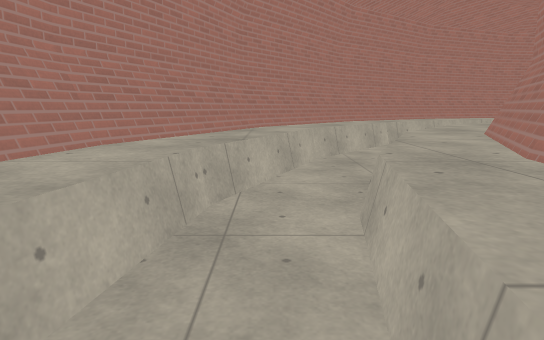
View 1 (above)

15 first-person views from a walk through a 3-D level made in the Godot game engine. The camera is 1.3 m above the floor, tilts 10° down and sees 75° across. Doors that lead somewhere are drawn open, without their leaves. The floor is counted in squares, 1 m on a side. Each view is taken from the middle of a square. On the plan, view 1 faces up. The plan holds only what a view shows up to about 15 squares ahead; the rest is blank. The place goes on beyond the plan. Surface patterns are stand-ins for the level's own textures.

View 2
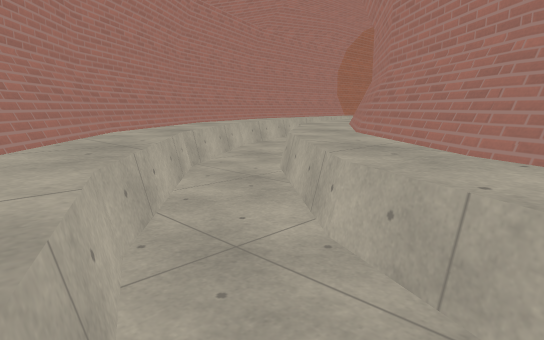

View 3
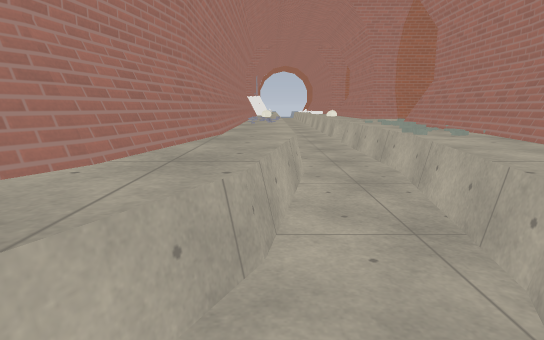

View 4
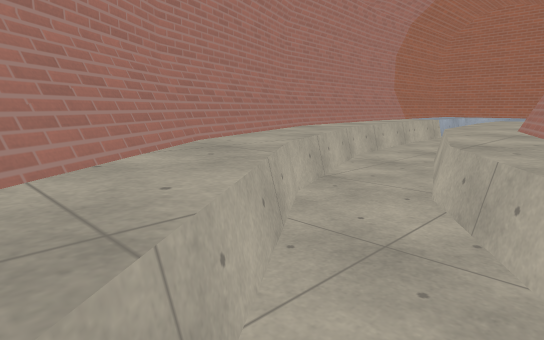

View 5
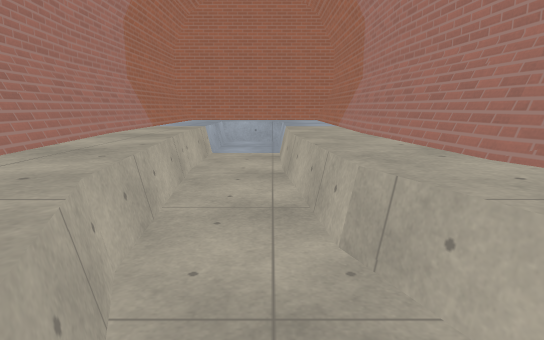

View 6
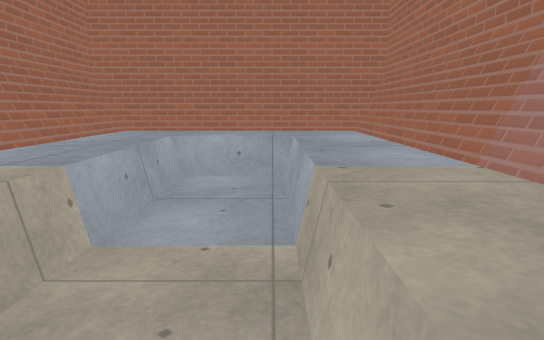

View 7
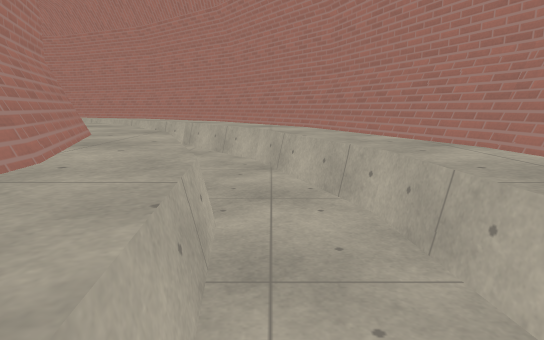

View 8
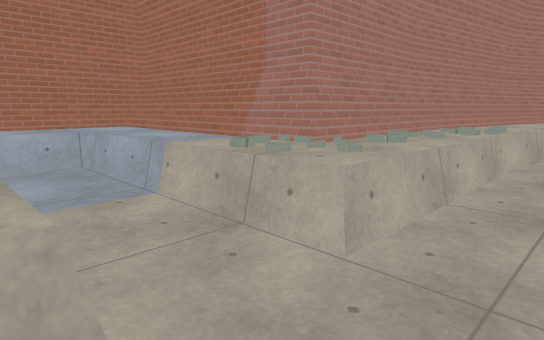

View 9
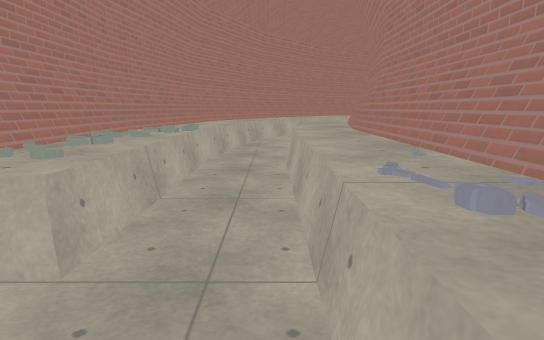

View 10
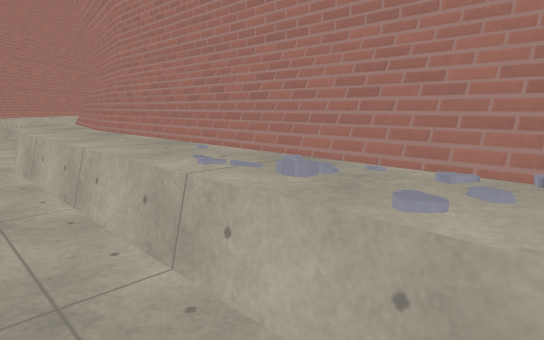

View 11
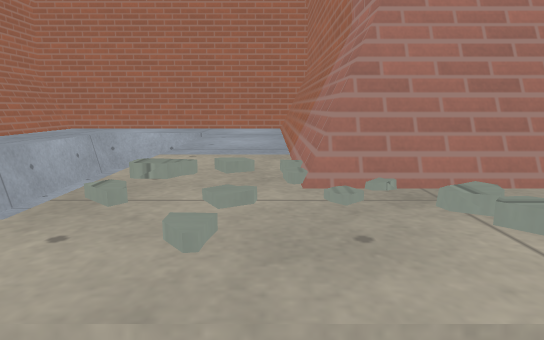

View 12
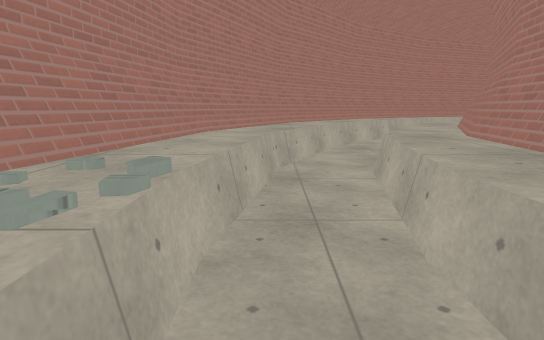

View 13
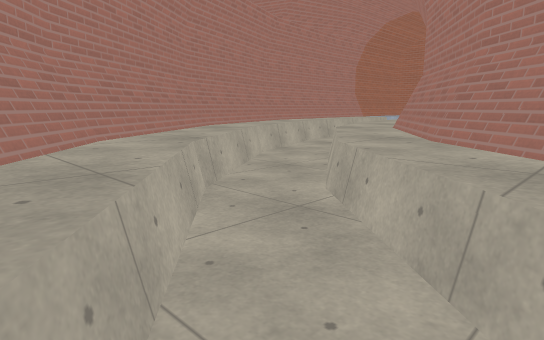

View 14
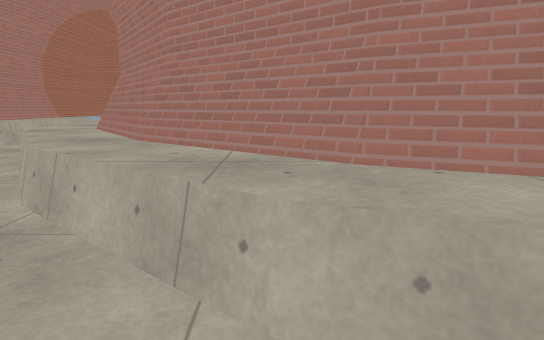

View 15
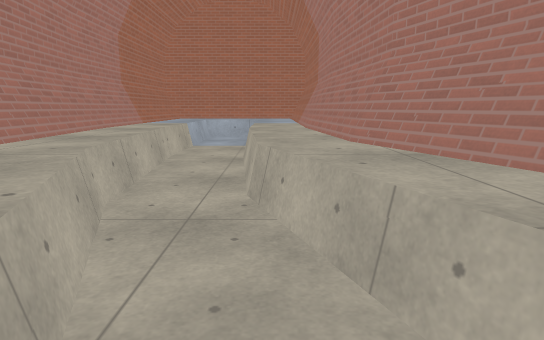

### Floor plan
Key: @ floor where view 1 was taken; # wall or solid block; . floor; ^ raised ledge.
Columns run from 10 left of view 1 to 25 right of it. Each row starts with its distance up from view 1.
 20                         ############
 19                     #####^^^^^^^^^^^
 18                  ####^^^^^^^^^^^^^^^
 17                 ##^^^^^...........^^
 16               ###^^^..............^^
 15              ##^^^....^^^^^^^^^^^^^^
 14             ##^^^...^^^^^^##########
 13            ##^^...^^^^#####
 12            #^^...^^^###
 11           #^^...^^##
 10          #^^^..^^##
  9          #^^..^^##
  8         #^^..^^##
  7         #^^..^^#
  6        ##^..^^##
  5        #^^..^^#
  4        #^^.^^#
  3        #^^.^^#
  2       ##^..^^#
  1       #^^..^^#
  0       #^^.@^##
 -1       #^^..^##
 -2       #^^..^#
 -3       #^^..^#
 -4 #######^^..^#
 -5 ^^^^^^^^^..^#
 -6 ^^^^^^^^^..^#
 -7 ^^.........^#
 -8 ^^.........^#
 -9 ^^^^^  ^^..^#

Where each view was taken, in squares from view 1:
view 1: 0 up, 0 right, facing up
view 2: 6 up, 0 right, facing up-right
view 3: 7 up, 1 right, facing down
view 4: 12 up, 4 right, facing up-right
view 5: 16 up, 10 right, facing right
view 6: 16 up, 17 right, facing right
view 7: 16 up, 17 right, facing left
view 8: 9 down, 0 right, facing up-left
view 9: 9 down, 0 right, facing up
view 10: 9 down, 1 left, facing up-right
view 11: 5 down, 1 left, facing left
view 12: 3 down, 1 left, facing up
view 13: 8 up, 1 right, facing up-right
view 14: 8 up, 1 right, facing right
view 15: 15 up, 8 right, facing right
